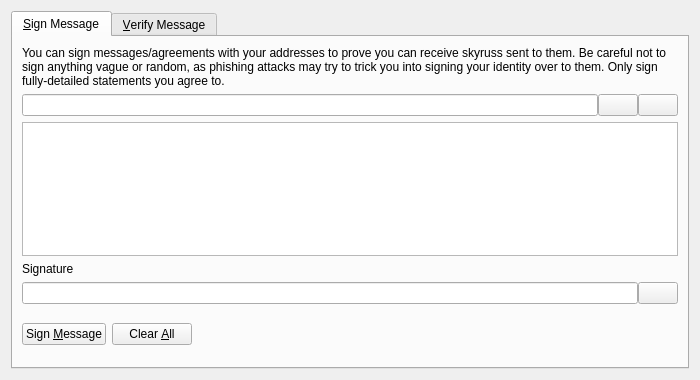
<?xml version="1.0" encoding="UTF-8"?>
<ui version="4.0">
 <class>SignVerifyMessageDialog</class>
 <widget class="QDialog" name="SignVerifyMessageDialog">
  <property name="geometry">
   <rect>
    <x>0</x>
    <y>0</y>
    <width>700</width>
    <height>380</height>
   </rect>
  </property>
  <property name="windowTitle">
   <string>Signatures - Sign / Verify a Message</string>
  </property>
  <property name="styleSheet">
   <string notr="true"/>
  </property>
  <property name="modal">
   <bool>true</bool>
  </property>
  <layout class="QVBoxLayout" name="verticalLayout">
   <item>
    <widget class="QTabWidget" name="tabWidget">
     <property name="currentIndex">
      <number>0</number>
     </property>
     <widget class="QWidget" name="tabSignMessage">
      <attribute name="title">
       <string>&amp;Sign Message</string>
      </attribute>
      <layout class="QVBoxLayout" name="verticalLayout_SM">
       <item>
        <widget class="QLabel" name="infoLabel_SM">
         <property name="text">
          <string>You can sign messages/agreements with your addresses to prove you can receive skyruss sent to them. Be careful not to sign anything vague or random, as phishing attacks may try to trick you into signing your identity over to them. Only sign fully-detailed statements you agree to.</string>
         </property>
         <property name="textFormat">
          <enum>Qt::PlainText</enum>
         </property>
         <property name="wordWrap">
          <bool>true</bool>
         </property>
        </widget>
       </item>
       <item>
        <layout class="QHBoxLayout" name="horizontalLayout_1_SM">
         <property name="spacing">
          <number>0</number>
         </property>
         <item>
          <widget class="QValidatedLineEdit" name="addressIn_SM">
           <property name="toolTip">
            <string>The Skyrus address to sign the message with</string>
           </property>
          </widget>
         </item>
         <item>
          <widget class="QPushButton" name="addressBookButton_SM">
           <property name="toolTip">
            <string>Choose previously used address</string>
           </property>
           <property name="styleSheet">
            <string notr="true"/>
           </property>
           <property name="text">
            <string/>
           </property>
           <property name="icon">
            <iconset>
             <normaloff>:/icons/address-book</normaloff>:/icons/address-book</iconset>
           </property>
           <property name="shortcut">
            <string>Alt+A</string>
           </property>
           <property name="autoDefault">
            <bool>false</bool>
           </property>
          </widget>
         </item>
         <item>
          <widget class="QPushButton" name="pasteButton_SM">
           <property name="toolTip">
            <string>Paste address from clipboard</string>
           </property>
           <property name="styleSheet">
            <string notr="true"/>
           </property>
           <property name="text">
            <string/>
           </property>
           <property name="icon">
            <iconset>
             <normaloff>:/icons/editpaste</normaloff>:/icons/editpaste</iconset>
           </property>
           <property name="shortcut">
            <string>Alt+P</string>
           </property>
           <property name="autoDefault">
            <bool>false</bool>
           </property>
          </widget>
         </item>
        </layout>
       </item>
       <item>
        <widget class="QPlainTextEdit" name="messageIn_SM">
         <property name="toolTip">
          <string>Enter the message you want to sign here</string>
         </property>
        </widget>
       </item>
       <item>
        <widget class="QLabel" name="signatureLabel_SM">
         <property name="text">
          <string>Signature</string>
         </property>
         <property name="textFormat">
          <enum>Qt::PlainText</enum>
         </property>
        </widget>
       </item>
       <item>
        <layout class="QHBoxLayout" name="horizontalLayout_2_SM">
         <property name="spacing">
          <number>0</number>
         </property>
         <item>
          <widget class="QLineEdit" name="signatureOut_SM">
           <property name="font">
            <font>
             <italic>true</italic>
            </font>
           </property>
           <property name="readOnly">
            <bool>true</bool>
           </property>
          </widget>
         </item>
         <item>
          <widget class="QPushButton" name="copySignatureButton_SM">
           <property name="toolTip">
            <string>Copy the current signature to the system clipboard</string>
           </property>
           <property name="styleSheet">
            <string notr="true"/>
           </property>
           <property name="text">
            <string/>
           </property>
           <property name="icon">
            <iconset>
             <normaloff>:/icons/editcopy</normaloff>:/icons/editcopy</iconset>
           </property>
           <property name="autoDefault">
            <bool>false</bool>
           </property>
          </widget>
         </item>
        </layout>
       </item>
       <item>
        <layout class="QHBoxLayout" name="horizontalLayout_3_SM">
         <item>
          <widget class="QPushButton" name="signMessageButton_SM">
           <property name="toolTip">
            <string>Sign the message to prove you own this Skyrus address</string>
           </property>
           <property name="styleSheet">
            <string notr="true"/>
           </property>
           <property name="text">
            <string>Sign &amp;Message</string>
           </property>
           <property name="icon">
            <iconset>
             <normaloff>:/icons/edit</normaloff>:/icons/edit</iconset>
           </property>
           <property name="autoDefault">
            <bool>false</bool>
           </property>
          </widget>
         </item>
         <item>
          <widget class="QPushButton" name="clearButton_SM">
           <property name="toolTip">
            <string>Reset all sign message fields</string>
           </property>
           <property name="styleSheet">
            <string notr="true"/>
           </property>
           <property name="text">
            <string>Clear &amp;All</string>
           </property>
           <property name="icon">
            <iconset>
             <normaloff>:/icons/remove</normaloff>:/icons/remove</iconset>
           </property>
           <property name="autoDefault">
            <bool>false</bool>
           </property>
          </widget>
         </item>
         <item>
          <spacer name="horizontalSpacer_1_SM">
           <property name="orientation">
            <enum>Qt::Horizontal</enum>
           </property>
           <property name="sizeHint" stdset="0">
            <size>
             <width>40</width>
             <height>48</height>
            </size>
           </property>
          </spacer>
         </item>
         <item>
          <widget class="QLabel" name="statusLabel_SM">
           <property name="font">
            <font>
             <weight>75</weight>
             <bold>true</bold>
            </font>
           </property>
           <property name="text">
            <string/>
           </property>
           <property name="wordWrap">
            <bool>true</bool>
           </property>
          </widget>
         </item>
         <item>
          <spacer name="horizontalSpacer_2_SM">
           <property name="orientation">
            <enum>Qt::Horizontal</enum>
           </property>
           <property name="sizeHint" stdset="0">
            <size>
             <width>40</width>
             <height>48</height>
            </size>
           </property>
          </spacer>
         </item>
        </layout>
       </item>
      </layout>
     </widget>
     <widget class="QWidget" name="tabVerifyMessage">
      <attribute name="title">
       <string>&amp;Verify Message</string>
      </attribute>
      <layout class="QVBoxLayout" name="verticalLayout_VM">
       <item>
        <widget class="QLabel" name="infoLabel_VM">
         <property name="text">
          <string>Enter the receiver's address, message (ensure you copy line breaks, spaces, tabs, etc. exactly) and signature below to verify the message. Be careful not to read more into the signature than what is in the signed message itself, to avoid being tricked by a man-in-the-middle attack. Note that this only proves the signing party receives with the address, it cannot prove sendership of any transaction!</string>
         </property>
         <property name="textFormat">
          <enum>Qt::PlainText</enum>
         </property>
         <property name="alignment">
          <set>Qt::AlignLeading|Qt::AlignLeft|Qt::AlignTop</set>
         </property>
         <property name="wordWrap">
          <bool>true</bool>
         </property>
        </widget>
       </item>
       <item>
        <layout class="QHBoxLayout" name="horizontalLayout_1_VM">
         <property name="spacing">
          <number>0</number>
         </property>
         <item>
          <widget class="QValidatedLineEdit" name="addressIn_VM">
           <property name="toolTip">
            <string>The Skyrus address the message was signed with</string>
           </property>
           <property name="styleSheet">
            <string notr="true"/>
           </property>
          </widget>
         </item>
         <item>
          <widget class="QPushButton" name="addressBookButton_VM">
           <property name="toolTip">
            <string>Choose previously used address</string>
           </property>
           <property name="styleSheet">
            <string notr="true"/>
           </property>
           <property name="text">
            <string/>
           </property>
           <property name="icon">
            <iconset>
             <normaloff>:/icons/address-book</normaloff>:/icons/address-book</iconset>
           </property>
           <property name="shortcut">
            <string>Alt+A</string>
           </property>
           <property name="autoDefault">
            <bool>false</bool>
           </property>
          </widget>
         </item>
        </layout>
       </item>
       <item>
        <widget class="QPlainTextEdit" name="messageIn_VM">
         <property name="styleSheet">
          <string notr="true"/>
         </property>
        </widget>
       </item>
       <item>
        <widget class="QValidatedLineEdit" name="signatureIn_VM">
         <property name="styleSheet">
          <string notr="true"/>
         </property>
        </widget>
       </item>
       <item>
        <layout class="QHBoxLayout" name="horizontalLayout_2_VM">
         <item>
          <widget class="QPushButton" name="verifyMessageButton_VM">
           <property name="toolTip">
            <string>Verify the message to ensure it was signed with the specified Skyrus address</string>
           </property>
           <property name="styleSheet">
            <string notr="true"/>
           </property>
           <property name="text">
            <string>Verify &amp;Message</string>
           </property>
           <property name="icon">
            <iconset>
             <normaloff>:/icons/transaction_0</normaloff>:/icons/transaction_0</iconset>
           </property>
           <property name="autoDefault">
            <bool>false</bool>
           </property>
          </widget>
         </item>
         <item>
          <widget class="QPushButton" name="clearButton_VM">
           <property name="toolTip">
            <string>Reset all verify message fields</string>
           </property>
           <property name="styleSheet">
            <string notr="true"/>
           </property>
           <property name="text">
            <string>Clear &amp;All</string>
           </property>
           <property name="icon">
            <iconset>
             <normaloff>:/icons/remove</normaloff>:/icons/remove</iconset>
           </property>
           <property name="autoDefault">
            <bool>false</bool>
           </property>
          </widget>
         </item>
         <item>
          <spacer name="horizontalSpacer_1_VM">
           <property name="orientation">
            <enum>Qt::Horizontal</enum>
           </property>
           <property name="sizeHint" stdset="0">
            <size>
             <width>40</width>
             <height>48</height>
            </size>
           </property>
          </spacer>
         </item>
         <item>
          <widget class="QLabel" name="statusLabel_VM">
           <property name="font">
            <font>
             <weight>75</weight>
             <bold>true</bold>
            </font>
           </property>
           <property name="text">
            <string/>
           </property>
           <property name="wordWrap">
            <bool>true</bool>
           </property>
          </widget>
         </item>
         <item>
          <spacer name="horizontalSpacer_2_VM">
           <property name="orientation">
            <enum>Qt::Horizontal</enum>
           </property>
           <property name="sizeHint" stdset="0">
            <size>
             <width>40</width>
             <height>48</height>
            </size>
           </property>
          </spacer>
         </item>
        </layout>
       </item>
      </layout>
     </widget>
    </widget>
   </item>
  </layout>
 </widget>
 <customwidgets>
  <customwidget>
   <class>QValidatedLineEdit</class>
   <extends>QLineEdit</extends>
   <header>qvalidatedlineedit.h</header>
  </customwidget>
 </customwidgets>
 <resources/>
 <connections/>
</ui>
